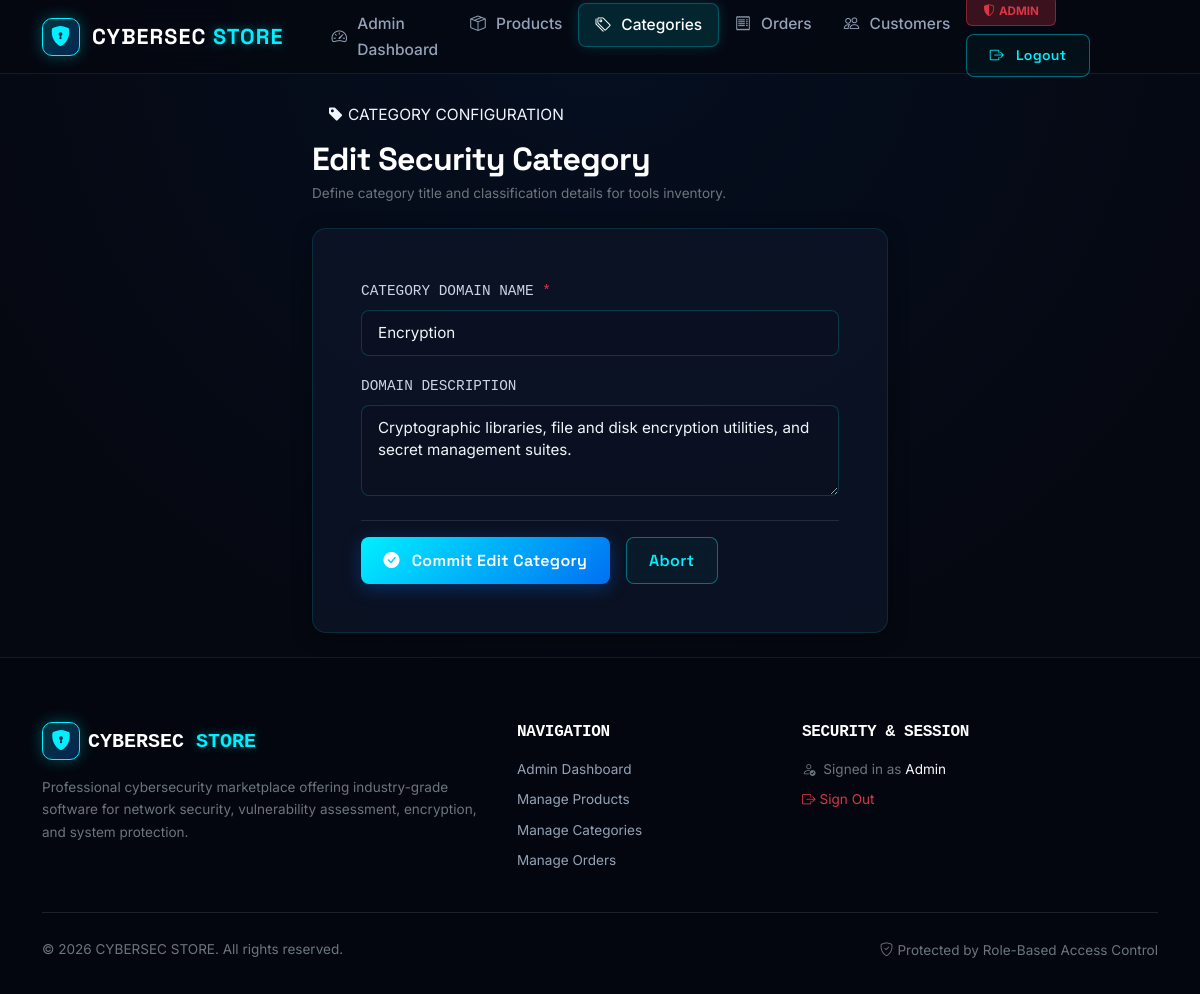
The page /admin/categories/edit/4 (signed in) on the database its author committed.
### tables this page shows
CREATE TABLE categories (
            id          INTEGER PRIMARY KEY AUTOINCREMENT,
            name        TEXT UNIQUE NOT NULL,
            description TEXT,
            created_at  TIMESTAMP DEFAULT CURRENT_TIMESTAMP
        );

CREATE TABLE users (
            id         INTEGER PRIMARY KEY AUTOINCREMENT,
            name       TEXT    NOT NULL,
            email      TEXT    UNIQUE NOT NULL,
            password   TEXT    NOT NULL,
            role       TEXT    NOT NULL DEFAULT 'customer',
            created_at TIMESTAMP DEFAULT CURRENT_TIMESTAMP
        );

### admin.py (the view, shortened to what this page needs)
@admin_bp.route("/categories/edit/<int:cat_id>", methods=["GET", "POST"])
@admin_required
def category_edit(cat_id):
    conn = get_db_connection()
    cat = conn.execute(
        "SELECT * FROM categories WHERE id = ?", (cat_id,)
    ).fetchone()
    conn.close()
    if cat is None:
        abort(404)
    return render_template(
        "admin/category_form.html",
        action="Edit",
        cat=cat,
        form_name=cat["name"],
        form_description=cat["description"] or "",
    )

### app.py (called while the page is built)
@app.context_processor
def inject_current_user():
    return {"current_user": get_current_user()}

@app.after_request
def set_security_headers(response):
    response.headers['X-Content-Type-Options'] = 'nosniff'
    response.headers['X-Frame-Options'] = 'DENY'
    response.headers['Referrer-Policy'] = 'strict-origin-when-cross-origin'
    response.headers['Content-Security-Policy'] = (
        "default-src 'self'; "
        "script-src 'self' https://cdn.jsdelivr.net; "
        "style-src 'self' 'unsafe-inline' https://cdn.jsdelivr.net https://fonts.googleapis.com; "
        "font-src 'self' https://cdn.jsdelivr.net https://fonts.gstatic.com; "
        "img-src 'self' data:; "
        "connect-src 'self'; "
        "frame-ancestors 'none';"
    )
    return response

### auth.py (called while the page is built)
def admin_required(f):
    @wraps(f)
    def decorated_function(*args, **kwargs):
        if "user_id" not in session:
            flash("Please log in to access that page.", "warning")
            return redirect(url_for("auth.login", next=request.path))
        if session.get("role") != "admin":
            abort(403)
        return f(*args, **kwargs)
    return decorated_function

def get_current_user():
    if "user_id" not in session:
        return None
    conn = get_db_connection()
    user = conn.execute(
        "SELECT id, name, email, role FROM users WHERE id = ?",
        (session["user_id"],)
    ).fetchone()
    conn.close()
    return user

### cart.py (called while the page is built)
def _get_cart():
    if "cart" not in session:
        session["cart"] = {}
    return session["cart"]

def _cart_item_count():
    return sum(_get_cart().values())

@cart_bp.app_context_processor
def inject_cart_count():
    try:
        count = _cart_item_count()
    except Exception:
        count = 0
    return {"cart_item_count": count}

### database.py (called while the page is built)
def get_db_connection():
    conn = sqlite3.connect(DATABASE_PATH)
    conn.row_factory = sqlite3.Row          # Access columns by name
    conn.execute("PRAGMA foreign_keys = ON;")  # Enforce foreign key constraints
    return conn

### templates/admin/category_form.html (shortened to what this page needs)
{% extends 'base.html' %}
{% block content %}
<div class="container py-4 position-relative z-2" style="max-width: 600px;">
  <div class="mb-4">
    <div class="hero-pill-badge mb-2 py-1 px-3">
      <i class="bi bi-tag-fill"></i>
      <span>CATEGORY CONFIGURATION</span>
    </div>
    <h1 class="h2 fw-bold text-white mb-1">{{ action }} Security Category</h1>
    <p class="text-secondary small mb-0">Define category title and classification details for tools inventory.</p>
  </div>
  <div class="cs-glass-card p-4 p-md-5">
    <form method="POST" id="categoryForm">
      <div class="mb-3">
        <label for="catName" class="form-label font-monospace small text-cs-accent">
          CATEGORY DOMAIN NAME <span class="text-danger">*</span>
        </label>
        <input type="text" class="form-control" id="catName" name="name"
               value="{{ form_name }}" required autofocus placeholder="e.g. Threat Intelligence">
      </div>
      <div class="mb-4">
        <label for="catDesc" class="form-label font-monospace small text-cs-accent">DOMAIN DESCRIPTION</label>
        <textarea class="form-control" id="catDesc" name="description" rows="3"
                  placeholder="Optional technical summary of software tools in this category...">{{ form_description }}</textarea>
      </div>
      <div class="d-flex gap-3 pt-3 border-top border-secondary border-opacity-25">
        <button type="submit" class="btn btn-cs" id="saveCategoryBtn">
          <i class="bi bi-check-circle-fill me-1"></i>Commit {{ action }} Category
        </button>
        <a href="{{ url_for('admin.categories') }}" class="btn btn-outline-cs" id="cancelCategoryBtn">
          Abort
        </a>
      </div>
    </form>
  </div>
</div>
{% endblock %}

### templates/base.html (shortened to what this page needs)
<!DOCTYPE html>
<html lang="en">
<head>
    <link
        rel="stylesheet"
        href="https://cdn.jsdelivr.net/npm/bootstrap@5.3.3/dist/css/bootstrap.min.css"
    />
    <link
        rel="stylesheet"
        href="https://cdn.jsdelivr.net/npm/bootstrap-icons@1.11.3/font/bootstrap-icons.min.css"
    />
    <link rel="stylesheet" href="{{ url_for('static', filename='css/style.css') }}" />
</head>
<body>
    <nav class="navbar navbar-expand-lg navbar-dark cs-navbar sticky-top" id="mainNavbar">
        <div class="container">
            <a class="navbar-brand cs-brand" href="{% if not current_user %}{{ url_for('index') }}{% elif current_user['role'] == 'admin' %}{{ url_for('admin.dashboard') }}{% else %}{{ url_for('dashboard') }}{% endif %}" id="brandLink">
                <span class="brand-icon"><i class="bi bi-shield-lock-fill"></i></span>
                <span class="brand-text">
                    CYBERSEC <span class="brand-accent">STORE</span>
                </span>
            </a>
            <div class="collapse navbar-collapse" id="navbarMain">
                <ul class="navbar-nav me-auto mb-2 mb-lg-0 ms-lg-3">
                    {% if not current_user %}
                        <li class="nav-item">
                            <a class="nav-link {% if request.endpoint == 'index' %}active{% endif %}"
                               href="{{ url_for('index') }}" id="navHome">
                                <i class="bi bi-house-door me-1"></i>Home
                            </a>
                        </li>
                        <li class="nav-item">
                            <a class="nav-link {% if request.endpoint == 'store.product_list' %}active{% endif %}"
                               href="{{ url_for('store.product_list') }}" id="navProducts">
                                <i class="bi bi-grid-fill me-1"></i>Products
                            </a>
                        </li>
                    {% elif current_user['role'] == 'admin' %}
                        <li class="nav-item">
                            <a class="nav-link {% if request.endpoint == 'admin.dashboard' %}active{% endif %}"
                               href="{{ url_for('admin.dashboard') }}" id="adminDashboard">
                                <i class="bi bi-speedometer2 me-1"></i>Admin Dashboard
                            </a>
                        </li>
                        <li class="nav-item">
                            <a class="nav-link {% if request.endpoint in ['admin.products', 'admin.product_add', 'admin.product_edit'] %}active{% endif %}"
                               href="{{ url_for('admin.products') }}" id="adminProducts">
                                <i class="bi bi-box-seam me-1"></i>Products
                            </a>
                        </li>
                        <li class="nav-item">
                            <a class="nav-link {% if request.endpoint in ['admin.categories', 'admin.category_add', 'admin.category_edit'] %}active{% endif %}"
                               href="{{ url_for('admin.categories') }}" id="adminCategories">
                                <i class="bi bi-tags me-1"></i>Categories
                            </a>
                        </li>
                        <li class="nav-item">
                            <a class="nav-link {% if request.endpoint in ['admin.orders', 'admin.order_detail'] %}active{% endif %}"
                               href="{{ url_for('admin.orders') }}" id="adminOrders">
                                <i class="bi bi-receipt me-1"></i>Orders
                            </a>
                        </li>
                        <li class="nav-item">
                            <a class="nav-link {% if request.endpoint in ['admin.customers', 'admin.customer_detail'] %}active{% endif %}"
                               href="{{ url_for('admin.customers') }}" id="adminCustomers">
                                <i class="bi bi-people me-1"></i>Customers
                            </a>
                        </li>
                    {% endif %}
                </ul>
                <div class="d-flex gap-2 align-items-center flex-wrap mt-3 mt-lg-0">
                    {% if current_user %}
                        {% if current_user['role'] == 'admin' %}
                            <span class="badge bg-danger bg-opacity-25 text-danger border border-danger border-opacity-50 px-3 py-2 me-1">
                                <i class="bi bi-shield-shaded me-1"></i>ADMIN
                            </span>
                        {% else %}
                            <span class="text-light fw-medium px-2 py-1 rounded d-inline-flex align-items-center" style="background: rgba(255,255,255,0.05);">
                                <i class="bi bi-person-circle me-1 text-cs-accent"></i>{{ current_user['name'] }}
                            </span>
                        {% endif %}
                        <a href="{{ url_for('auth.logout') }}" class="btn btn-outline-cs btn-sm" id="navLogout">
                            <i class="bi bi-box-arrow-right me-1"></i>Logout
                        </a>
                    {% endif %}
                </div>
            </div>
        </div>
    </nav>
    <main class="main-content">
        {% block content %}{% endblock %}
    </main>
    <footer class="cs-footer">
        <div class="container">
            <div class="row gy-4">
                <div class="col-lg-5 col-md-6">
                    <div class="d-flex align-items-center gap-2 mb-3">
                        <span class="brand-icon"><i class="bi bi-shield-lock-fill"></i></span>
                        <span class="fw-bold fs-5 font-monospace text-white">CYBERSEC <span class="brand-accent">STORE</span></span>
                    </div>
                    <p class="text-secondary small mb-3">
                        Professional cybersecurity marketplace offering industry-grade software for network security, vulnerability assessment, encryption, and system protection.
                    </p>
                </div>
                <div class="col-lg-3 col-md-3 col-6">
                    <h6 class="text-white text-uppercase font-monospace mb-3">Navigation</h6>
                    <ul class="list-unstyled small">
                        {% if not current_user %}
                            <li class="mb-2"><a href="{{ url_for('index') }}" class="text-decoration-none">Home</a></li>
                            <li class="mb-2"><a href="{{ url_for('store.product_list') }}" class="text-decoration-none">Security Tools</a></li>
                            <li class="mb-2"><a href="{{ url_for('auth.login') }}" class="text-decoration-none">Sign In</a></li>
                            <li class="mb-2"><a href="{{ url_for('auth.register') }}" class="text-decoration-none">Register</a></li>
                        {% elif current_user['role'] == 'admin' %}
                            <li class="mb-2"><a href="{{ url_for('admin.dashboard') }}" class="text-decoration-none">Admin Dashboard</a></li>
                            <li class="mb-2"><a href="{{ url_for('admin.products') }}" class="text-decoration-none">Manage Products</a></li>
                            <li class="mb-2"><a href="{{ url_for('admin.categories') }}" class="text-decoration-none">Manage Categories</a></li>
                            <li class="mb-2"><a href="{{ url_for('admin.orders') }}" class="text-decoration-none">Manage Orders</a></li>
                        {% endif %}
                    </ul>
                </div>
                <div class="col-lg-4 col-md-3 col-6">
                    <h6 class="text-white text-uppercase font-monospace mb-3">Security & Session</h6>
                    <ul class="list-unstyled small">
                        {% if current_user %}
                            <li class="mb-2 text-secondary">
                                <i class="bi bi-person-check text-cs-accent me-1"></i>
                                Signed in as <span class="text-light">{{ current_user['name'] }}</span>
                            </li>
                            <li class="mb-2"><a href="{{ url_for('auth.logout') }}" class="text-decoration-none text-danger"><i class="bi bi-box-arrow-right me-1"></i>Sign Out</a></li>
                        {% else %}
                            <li class="mb-2"><a href="{{ url_for('auth.login') }}" class="text-decoration-none">Sign In</a></li>
                            <li class="mb-2"><a href="{{ url_for('auth.register') }}" class="text-decoration-none">Create Account</a></li>
                        {% endif %}
                    </ul>
                </div>
            </div>
            <hr class="border-secondary opacity-25 my-4">
            <div class="row align-items-center">
                <div class="col-md-6 text-center text-md-start mb-2 mb-md-0">
                    <p class="text-secondary small mb-0">
                        &copy; 2026 CYBERSEC STORE. All rights reserved.
                    </p>
                </div>
                <div class="col-md-6 text-center text-md-end">
                    <span class="text-secondary small">
                        <i class="bi bi-shield-check text-cs-accent me-1"></i>Protected by Role-Based Access Control
                    </span>
                </div>
            </div>
        </div>
    </footer>
</body>
</html>

### rows shown on the page
categories: name "Encryption", description "Cryptographic libraries, file and disk encryption utilities, and secret management suites."
users: name "Admin"

### other values the page prints
{{ action }} "Edit"
